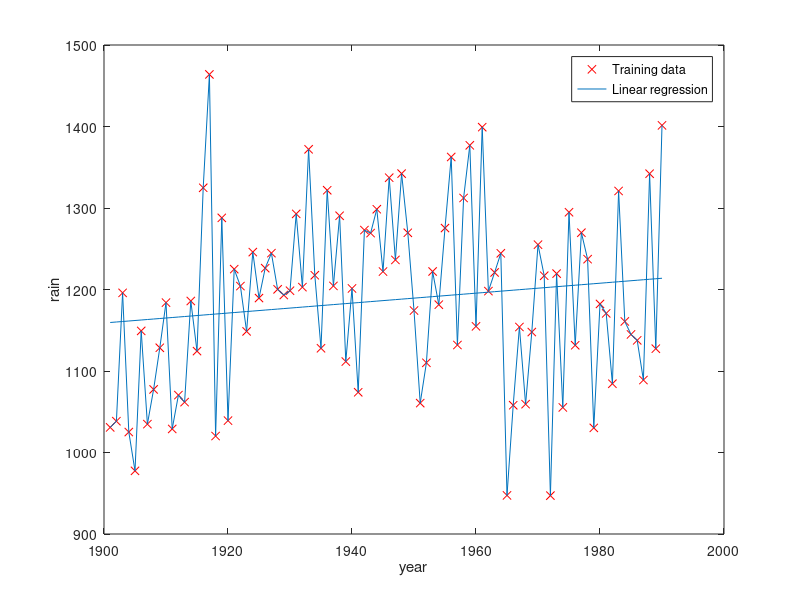

This chart was generated by the following MATLAB code:
%Annual rainfall india 1901 to 2013%% ======================= Part 2: Plotting =======================fprintf('Plotting Data ...\n')source = dlmread('Rain_Training.csv',',',1,0);X = source(:, 1); y = source(:, 2);m = length(y); % number of training examples% Plot Dataplot(X,y,'rx');hold on;line(X, y);xlabel('year')ylabel('rain')fprintf('Program paused. Press enter to continue.\n');pause;% Need to compute (theta0 and theta1) %% let's test by some random theta0 and theta1 value...%m = length(y);x = [ones(m,1),X];   % adding column ones to make it compatible for matrix operation%initialize theta as 0 now and see whats the computed cost%later we will use gradient descend to optimize it theta = zeros(2,1);J = (1 / (2*m) ) * sum(((x * theta)-y).^2);printf('computed cost value is : %f\n') %run gradient descent algorithm...%%parameter needed are... x, y, theta,alpha,iterationiterations = 150000alpha = 0.00000001%actual algorithm..J_history = zeros(iterations, 1);for iter = 1:iterations    error = (x * theta) - y;     temp0 = theta(1) - ( alpha /m ) * sum(error.* x(:,1));    temp1 = theta(2) - ( alpha /m ) * sum(error.* x(:,2));    theta = [temp0; temp1];    J_history(iter) = (1 / (2*m) ) * sum(((x * theta)-y).^2);endfprintf('Theta found by gradient descent:\n');fprintf('%f\n', theta);% Plot the linear fithold on; % keep previous plot visibleplot(x(:,2), x*(theta), '-')legend('Training data', 'Linear regression')hold off % don't overlay any more plots on this figure% Predict rain for year 2011 and 1999predict1 = [1, 2011] *theta;fprintf('For year = 2011, we predict rainfall of %f\n',...    predict1);predict2 = [1, 1999] *theta;fprintf('For year = 1999, we predict rainfall of %f\n',...    predict2);fprintf('Program paused. Press enter to continue.\n');pause;